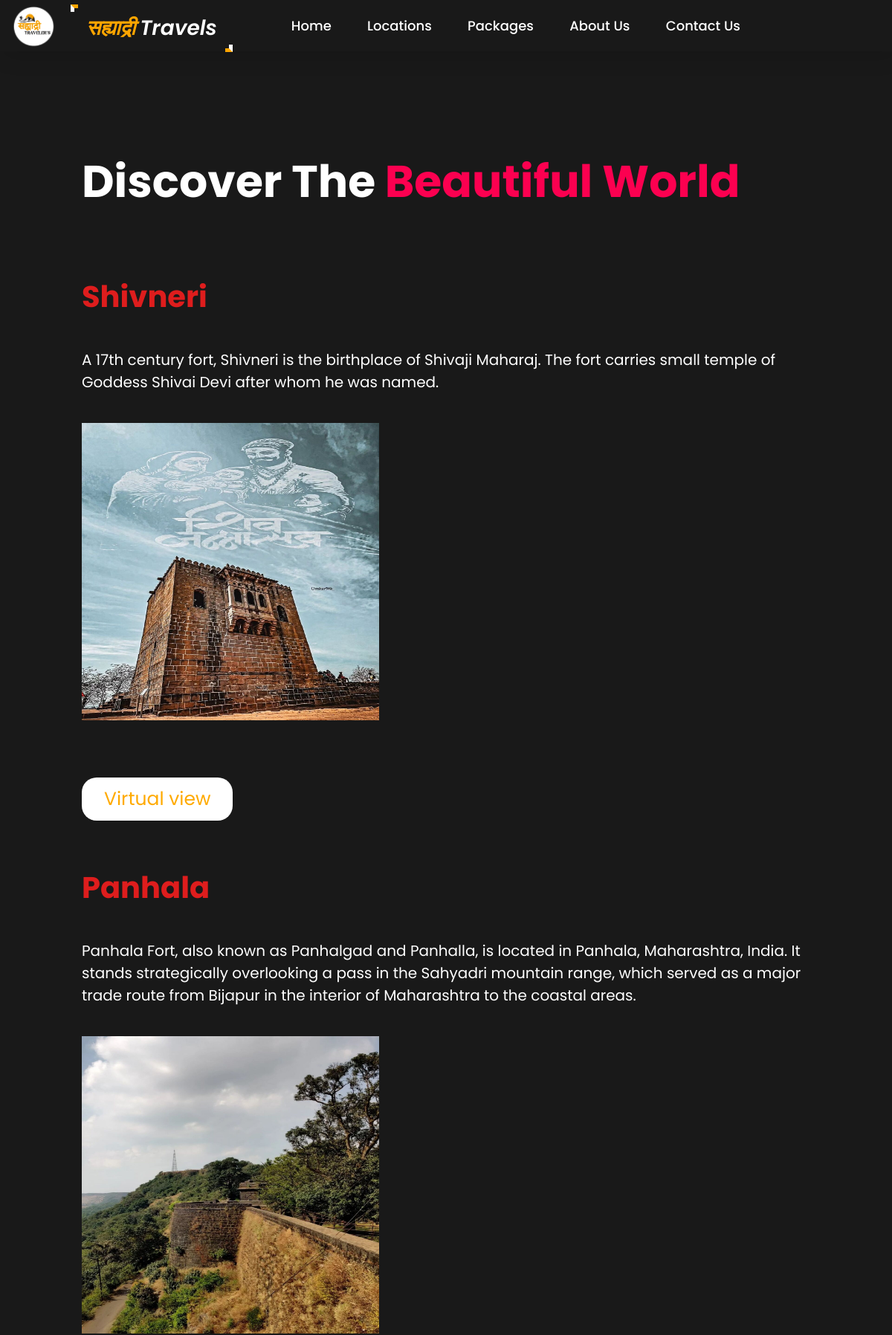
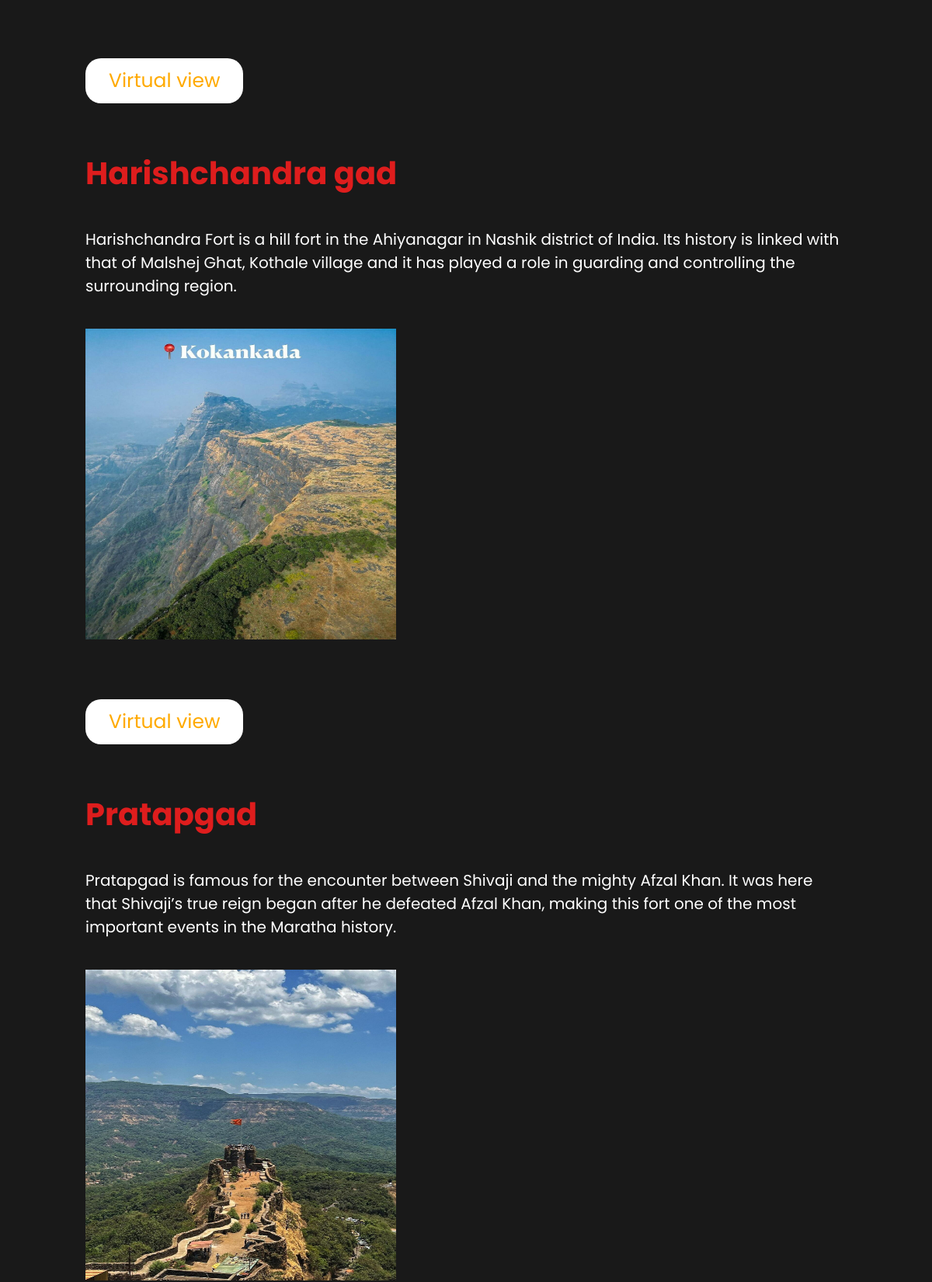
The app's page /locations.php (upper part) with its own data (2 pictures, top to bottom).
### tables this page shows
CREATE TABLE `location` (
  `srno` int(100) NOT NULL,
  `state` varchar(100) NOT NULL,
  `loc_name` text NOT NULL,
  `description` varchar(1000) NOT NULL,
  `vr` varchar(200) NOT NULL,
  `photo` varchar(200) NOT NULL
);

### locations.php (the view, shortened to what this page needs)
<?php
 require('connection.php');
 $query = "SELECT *FROM location";
 $location = $con->query($query);
?>
<!DOCTYPE html>
<html lang="en">
<head>
    <link rel="stylesheet" type="text/css" href="css/style.css">
    <link rel="stylesheet" href="css/style1.css">
    <link rel="stylesheet" href="https://unpkg.com/boxicons@latest/css/boxicons.min.css">
</head>
<body class="location-body">
    <nav>
    <img src="./files/logo1.png" class="logo" title="सह्याद्री Travels"><span>
                        <h4>सह्याद्री  </h4> Travels
                    </span>
        <ul class="navbar">
            <li>
                <a href="./index.php">Home</a>
                <a href="./index.php#locations">Locations</a>
                <a href="./index.php#package">Packages</a>
                <a href="./about.html">About Us</a>
                <a href="./contact.php">Contact Us</a>
            </li>
        </ul>
    </nav>
<section class="location-section">
    <div class="location-heading">
        <h1>Discover The <span>Beautiful World</span></h1>
    </div>
    <?php
while($data = mysqli_fetch_assoc($location)){
    ?>
 <div class="location-detail" id="<?php echo $data["loc_name"]; ?>">
    <h1><?php echo $data['loc_name']; ?></h1>
    <p><?php echo $data['description']; ?></p>
    <div class="location-img">
    <img src="./files/<?php echo $data["photo"]; ?>" alt="">
    </div>
    <a href="<?php echo $data['vr']; ?>" class="button">Virtual view</a>
 </div>
 <?php
}
?>
    </section>
</body>
</html>

### css/style.css (style rules this page uses)
* { padding:0; margin:0; box-sizing:border; font-family:'Poppins',sans-serif; text-decoration: none; list-style: none; scroll-behavior: smooth; }
nav { width: 100%; position: sticky; box-shadow: 5px 5px 30px rgba(0, 0, 0, 15%); display: flex; align-items: center; justify-content: space-around; right: 1%; }
nav .logo { width: 66px; margin: 2vh; margin-left: 1%; position: absolute; left: 0%; }
nav ul li { list-style: none; display: inline-block; margin-left: 40px; position: relative; right: 26% }
.navbar { display: flex; margin-right: 47vh; }
.navbar a { color: white; font-size: 18px; padding: 10px 22px; border-radius: 4px; font-weight: 500; text-decoration: none; transition: ease 0.40s; position: relative; left: 60%; }
nav ul li a { text-decoration: none; color: rgb(255, 255, 255); font-size: 17px; }
.button { display: inline-block; margin-top:5vh; font-size: 25px; padding: 10px 30px; color: rgb(255, 170, 0); background-color: white; border-radius: 20px; text-decoration: none; transition: ease 0.30s; }
.location-section { padding: 110px; height: 100%; min-height: 100vh; }
.location-heading h1 { margin-top: 20px; font-size: 60px; margin-bottom: 20px; }
.location-heading h1 span { color: #fc0050; }
.location-detail h1 { padding-top: 60px; color:#de1d1d; font-size: 40px; }
.location-detail p { font-size: 20px; margin-top: 40px; margin-bottom: 10px; }
.location-img img { height: 400px; width: 400px; margin-top: 30px; margin-bottom: 30px; }

### css/style1.css (style rules this page uses)
*, *:before, *:after { padding: 0; margin: 0; box-sizing: border-box; }
body { background-color: #080710; }
::placeholder { color: #e5e5e5; }

### locations.php (style rules this page uses)
.location-body { background-color: #191919; color: white; }

### records on screen
location: loc_name "Shivneri", description "A 17th century fort, Shivneri is the birthplace of Shivaji Maharaj. The fort carries small temple of Goddess Shivai Devi after whom he was named.", photo (picture)
location: loc_name "Panhala", description "Panhala Fort, also known as Panhalgad and Panhalla, is located in Panhala, Maharashtra, India. It stands strategically overlooking a pass in the Sahyadri mountain range, which served as a major trade route from Bijapur in the interior of Maharashtra to the coastal areas.", photo (picture)
location: loc_name "Harishchandra gad", description "Harishchandra Fort is a hill fort in the Ahiyanagar in Nashik district of India. Its history is linked with that of Malshej Ghat, Kothale village and it has played a role in guarding and controlling the surrounding region.", photo (picture)
location: loc_name "Pratapgad", description "Pratapgad is famous for the encounter between Shivaji and the mighty Afzal Khan. It was here that Shivaji’s true reign began after he defeated Afzal Khan, making this fort one of the most important events in the Maratha history.", photo (picture)
